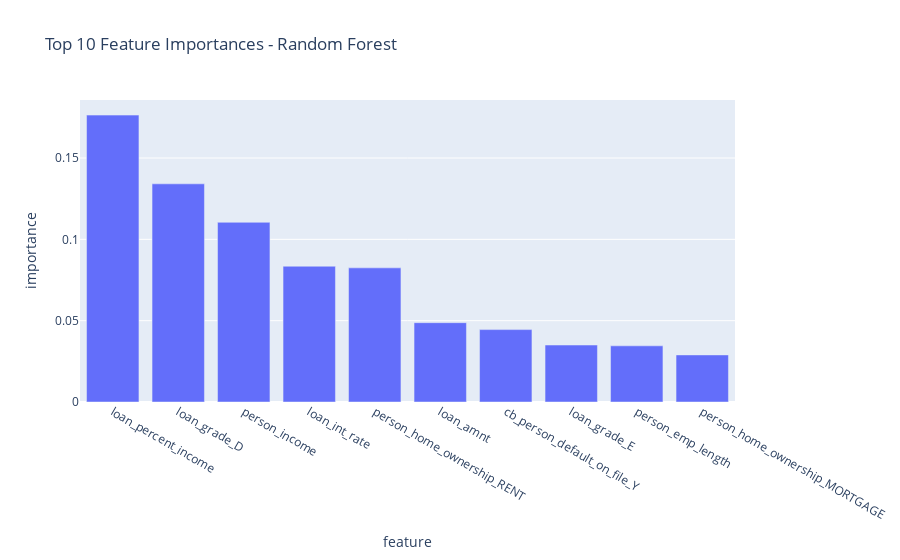

The notebook cell saved with this chart:
### Code cell
feature_importance = pd.DataFrame({
    'feature': X.columns,
    'importance': clf_rf.feature_importances_
}).sort_values('importance', ascending=False)

feature_importance.head(10).plot(x='feature', y='importance', kind='bar',
                                title='Top 10 Feature Importances - Random Forest')

### Figure 1 — Plotly figure (JSON) as saved in the notebook; plotly's stock layout.template omitted (floating-point values rounded to 4 significant figures)
{"data": [{"alignmentgroup": "True", "hovertemplate": "feature=%{x}<br>importance=%{y}<extra></extra>", "legendgroup": "", "marker": {"color": "#636efa", "pattern": {"shape": ""}}, "name": "", "offsetgroup": "", "orientation": "v", "showlegend": false, "textposition": "auto", "type": "bar", "x": ["loan_percent_income", "loan_grade_D", "person_income", "loan_int_rate", "person_home_ownership_RENT", "loan_amnt", "cb_person_default_on_file_Y", "loan_grade_E", "person_emp_length", "person_home_ownership_MORTGAGE"], "xaxis": "x", "y": [0.1764, 0.1341, 0.1105, 0.08347, 0.08247, 0.04877, 0.04452, 0.03503, 0.03453, 0.02895], "yaxis": "y"}], "layout": {"barmode": "relative", "legend": {"tracegroupgap": 0}, "title": {"text": "Top 10 Feature Importances - Random Forest"}, "xaxis": {"anchor": "y", "domain": [0, 1], "title": {"text": "feature"}}, "yaxis": {"anchor": "x", "domain": [0, 1], "title": {"text": "importance"}}}}
